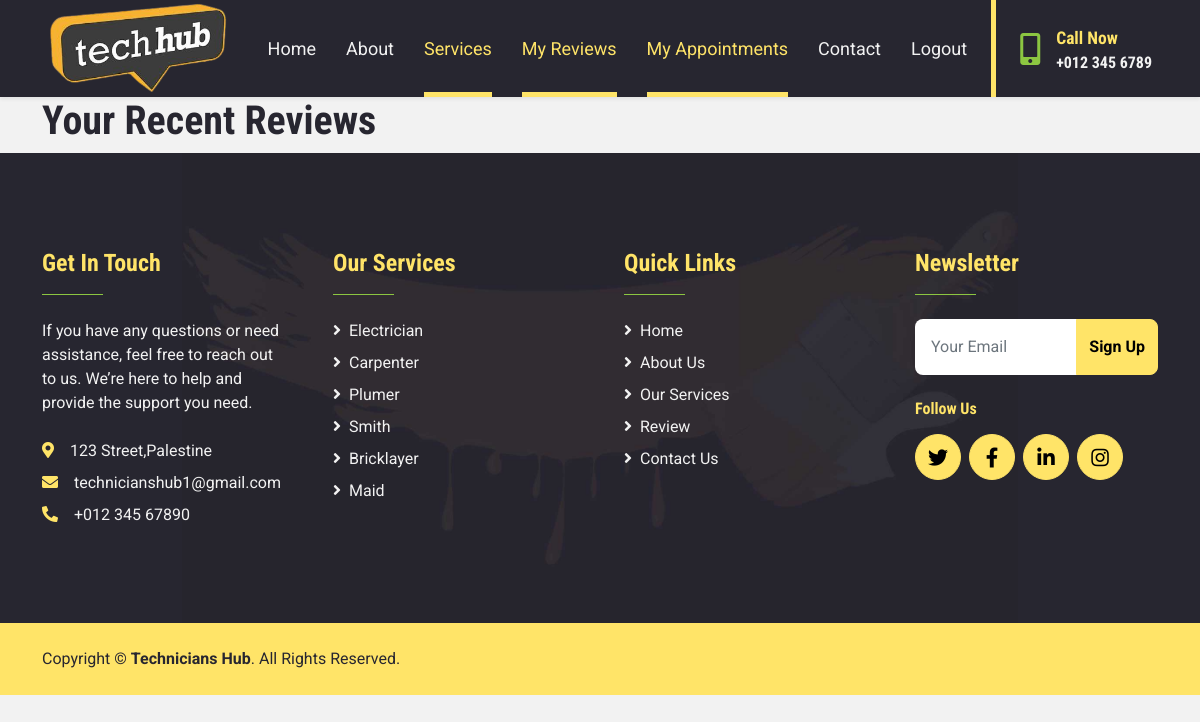
The app's page /recent_reviews (signed in), older data.
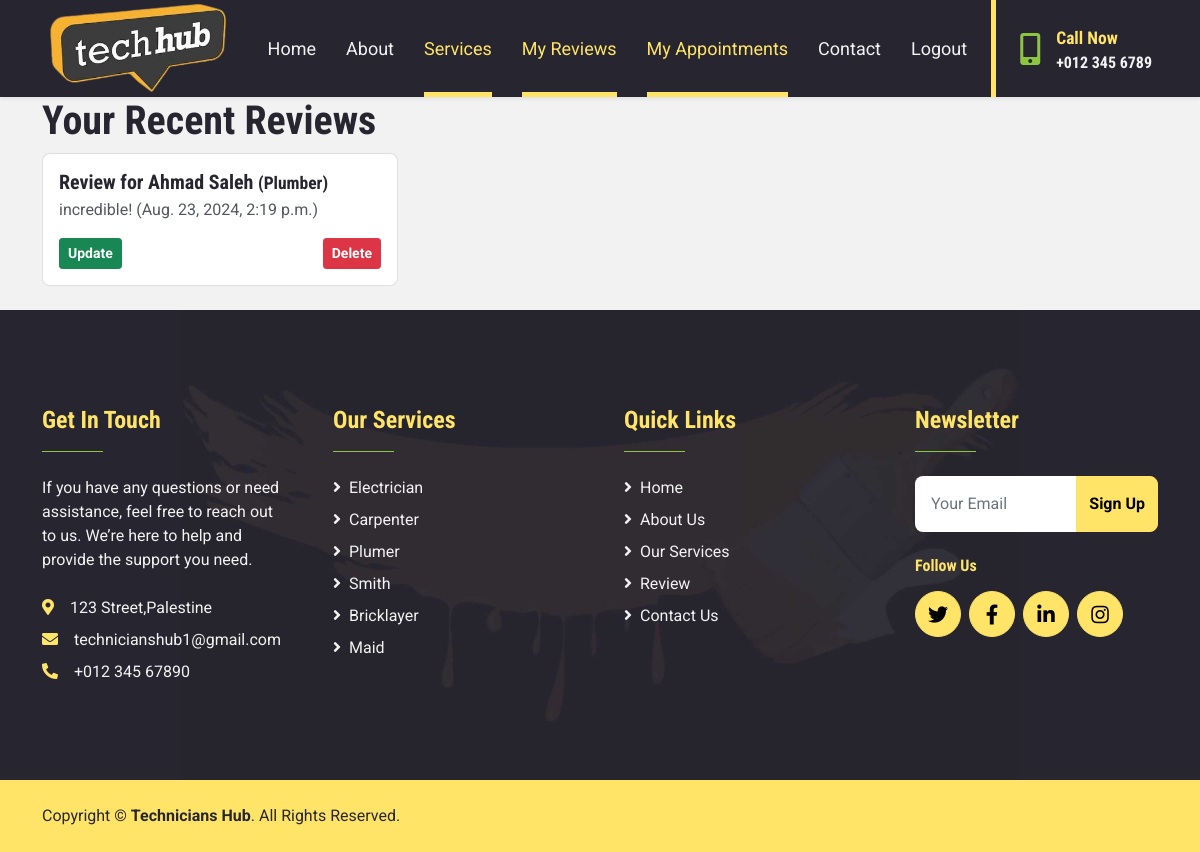
The same page, newer data.
### Technicians_app/models.py (models this page shows, shortened)
class Review(models.Model):
    technician = models.ForeignKey(Technician, related_name= "technician_reviews",  on_delete=models.CASCADE, default=1)
    user = models.ForeignKey(User, related_name= "user_reviews", on_delete=models.CASCADE, default=1)
    content = models.TextField()
    created_at = models.DateTimeField(auto_now_add=True)
    updated_at = models.DateTimeField(auto_now=True)

class Technician(models.Model):
    first_name = models.CharField(max_length=45)
    last_name = models.CharField(max_length=45)
    bio = models.TextField()
    phone_number = models.CharField(max_length=25)
    city = models.CharField(max_length=45)
    age = models.IntegerField()
    image = models.ImageField(upload_to='image/')
    created_at = models.DateField(auto_now_add=True)
    updated_at = models.DateField(auto_now=True)
    users = models.ManyToManyField(User, related_name="technicians",blank=True)
    role=models.ForeignKey(Role,related_name="technicians",on_delete=models.CASCADE , default=1)

class Role(models.Model):
    name = models.CharField(max_length=60)
    created_at = models.DateField(auto_now_add=True)
    updated_at = models.DateField(auto_now=True)

### Technicians_app/views.py (the view)
# urls.py: path('recent_reviews', views.recent_reviews, name='recent_reviews'),
def recent_reviews(request):
    if 'id' in request.session:
        user_id = request.session['id']
        user = models.get_user(user_id)
        user_reviews = models.get_reviews_by_user(user_id)
        return render(request, 'recent_reviews.html', {'user': user, 'user_reviews': user_reviews})
    else:
        return redirect('login')

### Technicians_app/models.py (called while the page is built)
def get_user(user_id):
    user = User.objects.get(id=user_id)
    return user

def get_reviews_by_user(user_id):
    return Review.objects.filter(id=user_id)

### Technicians_app/templates/recent_reviews.html (shortened to what the changed rows need)
<!DOCTYPE html>
<html lang="en">
<head>
    {% load static%}
    <link href="https://cdnjs.cloudflare.com/ajax/libs/font-awesome/5.15.0/css/all.min.css" rel="stylesheet">
    <link href="https://cdn.jsdelivr.net/npm/bootstrap-icons@1.4.1/font/bootstrap-icons.css" rel="stylesheet">
    <link href="lib/owlcarousel/assets/owl.carousel.min.css" rel="stylesheet">
    <link href="{% static 'css/bootstrap.min.css'%}" rel="stylesheet">
    <link href="{% static 'css/services.css'%}" rel="stylesheet">
</head>
<body class="bg-light">
    <div class="container">
        <h1>Your Recent Reviews</h1>
        <div class="row">
            {% for review in user.user_reviews.all %}
                <div class="col-md-4">
                    <div class="card mb-4">
                        <div class="card-body">
                            <h5 class="card-title">Review for {{ review.technician.first_name }} {{ review.technician.last_name }} <small>({{ review.technician.role.name }})</small></h5>
                            <p class="card-text">{{ review.content }} ({{ review.updated_at }})</p>
                            <div class="d-flex justify-content-between">
                                <a href="{% url 'update_review' review.id %}" class="btn btn-success btn-sm">Update</a>
                                <a href="{% url 'confirm_delete_review' review.id %}" class="btn btn-danger btn-sm">Delete</a>
                            </div>
                        </div>
                    </div>
                </div>
            {% endfor %}
        </div>
    </div>
</html>

Row changes from the older to the newer data that the page shows:
added Review: technician.first_name "Ahmad", technician.last_name "Saleh", technician.role.name "Plumber", content "incredible!", updated_at "Aug. 23, 2024, 2:19 p.m."
